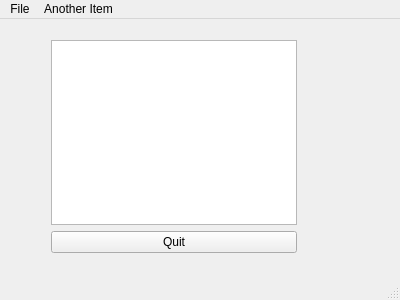
<?xml version="1.0" encoding="UTF-8"?>
<ui version="4.0">
 <class>Notepad</class>
 <widget class="QMainWindow" name="Notepad">
  <property name="geometry">
   <rect>
    <x>0</x>
    <y>0</y>
    <width>400</width>
    <height>300</height>
   </rect>
  </property>
  <property name="windowTitle">
   <string>Notepad</string>
  </property>
  <widget class="QWidget" name="centralWidget">
   <widget class="QWidget" name="">
    <property name="geometry">
     <rect>
      <x>40</x>
      <y>10</y>
      <width>268</width>
      <height>235</height>
     </rect>
    </property>
    <layout class="QVBoxLayout" name="verticalLayout">
     <item>
      <widget class="QTextEdit" name="textEdit"/>
     </item>
     <item>
      <widget class="QPushButton" name="quitButton">
       <property name="text">
        <string>Quit</string>
       </property>
      </widget>
     </item>
    </layout>
   </widget>
  </widget>
  <widget class="QMenuBar" name="menuBar">
   <property name="geometry">
    <rect>
     <x>0</x>
     <y>0</y>
     <width>400</width>
     <height>22</height>
    </rect>
   </property>
   <widget class="QMenu" name="menuFile">
    <property name="title">
     <string>File</string>
    </property>
    <addaction name="actionOpen"/>
   </widget>
   <widget class="QMenu" name="menuAnother_Item">
    <property name="title">
     <string>Another Item</string>
    </property>
   </widget>
   <addaction name="menuFile"/>
   <addaction name="menuAnother_Item"/>
  </widget>
  <widget class="QStatusBar" name="statusBar"/>
  <action name="actionOpen">
   <property name="text">
    <string>Open</string>
   </property>
  </action>
 </widget>
 <layoutdefault spacing="6" margin="11"/>
 <resources/>
 <connections/>
</ui>
